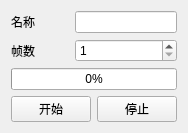
<?xml version="1.0" encoding="UTF-8"?>
<ui version="4.0">
 <class>NewPanelDetBkgTuneDialog</class>
 <widget class="QDialog" name="NewPanelDetBkgTuneDialog">
  <property name="geometry">
   <rect>
    <x>0</x>
    <y>0</y>
    <width>154</width>
    <height>117</height>
   </rect>
  </property>
  <property name="windowTitle">
   <string>NewPanelDetBkgTuneDialog</string>
  </property>
  <layout class="QVBoxLayout" name="verticalLayout">
   <item>
    <layout class="QGridLayout" name="gridLayout">
     <item row="0" column="0">
      <widget class="QLabel" name="label">
       <property name="sizePolicy">
        <sizepolicy hsizetype="Preferred" vsizetype="Preferred">
         <horstretch>0</horstretch>
         <verstretch>0</verstretch>
        </sizepolicy>
       </property>
       <property name="text">
        <string>名称</string>
       </property>
      </widget>
     </item>
     <item row="0" column="1">
      <spacer name="horizontalSpacer">
       <property name="orientation">
        <enum>Qt::Horizontal</enum>
       </property>
       <property name="sizeHint" stdset="0">
        <size>
         <width>38</width>
         <height>17</height>
        </size>
       </property>
      </spacer>
     </item>
     <item row="0" column="2">
      <widget class="QLineEdit" name="nameEdit">
       <property name="sizePolicy">
        <sizepolicy hsizetype="Preferred" vsizetype="Fixed">
         <horstretch>0</horstretch>
         <verstretch>0</verstretch>
        </sizepolicy>
       </property>
      </widget>
     </item>
     <item row="1" column="0">
      <widget class="QLabel" name="label_2">
       <property name="text">
        <string>帧数</string>
       </property>
      </widget>
     </item>
     <item row="1" column="1">
      <spacer name="horizontalSpacer_2">
       <property name="orientation">
        <enum>Qt::Horizontal</enum>
       </property>
       <property name="sizeHint" stdset="0">
        <size>
         <width>40</width>
         <height>20</height>
        </size>
       </property>
      </spacer>
     </item>
     <item row="1" column="2">
      <widget class="QSpinBox" name="framesSpinBox">
       <property name="sizePolicy">
        <sizepolicy hsizetype="Preferred" vsizetype="Fixed">
         <horstretch>0</horstretch>
         <verstretch>0</verstretch>
        </sizepolicy>
       </property>
       <property name="minimum">
        <number>1</number>
       </property>
      </widget>
     </item>
    </layout>
   </item>
   <item>
    <layout class="QGridLayout" name="gridLayout_2">
     <item row="0" column="0" colspan="2">
      <widget class="QProgressBar" name="progressBar">
       <property name="value">
        <number>0</number>
       </property>
       <property name="alignment">
        <set>Qt::AlignCenter</set>
       </property>
      </widget>
     </item>
     <item row="1" column="0">
      <widget class="QPushButton" name="startButton">
       <property name="text">
        <string>开始</string>
       </property>
       <property name="autoDefault">
        <bool>false</bool>
       </property>
      </widget>
     </item>
     <item row="1" column="1">
      <widget class="QPushButton" name="stopButton">
       <property name="text">
        <string>停止</string>
       </property>
       <property name="autoDefault">
        <bool>false</bool>
       </property>
      </widget>
     </item>
    </layout>
   </item>
  </layout>
 </widget>
 <layoutdefault spacing="6" margin="11"/>
 <resources/>
 <connections/>
</ui>
